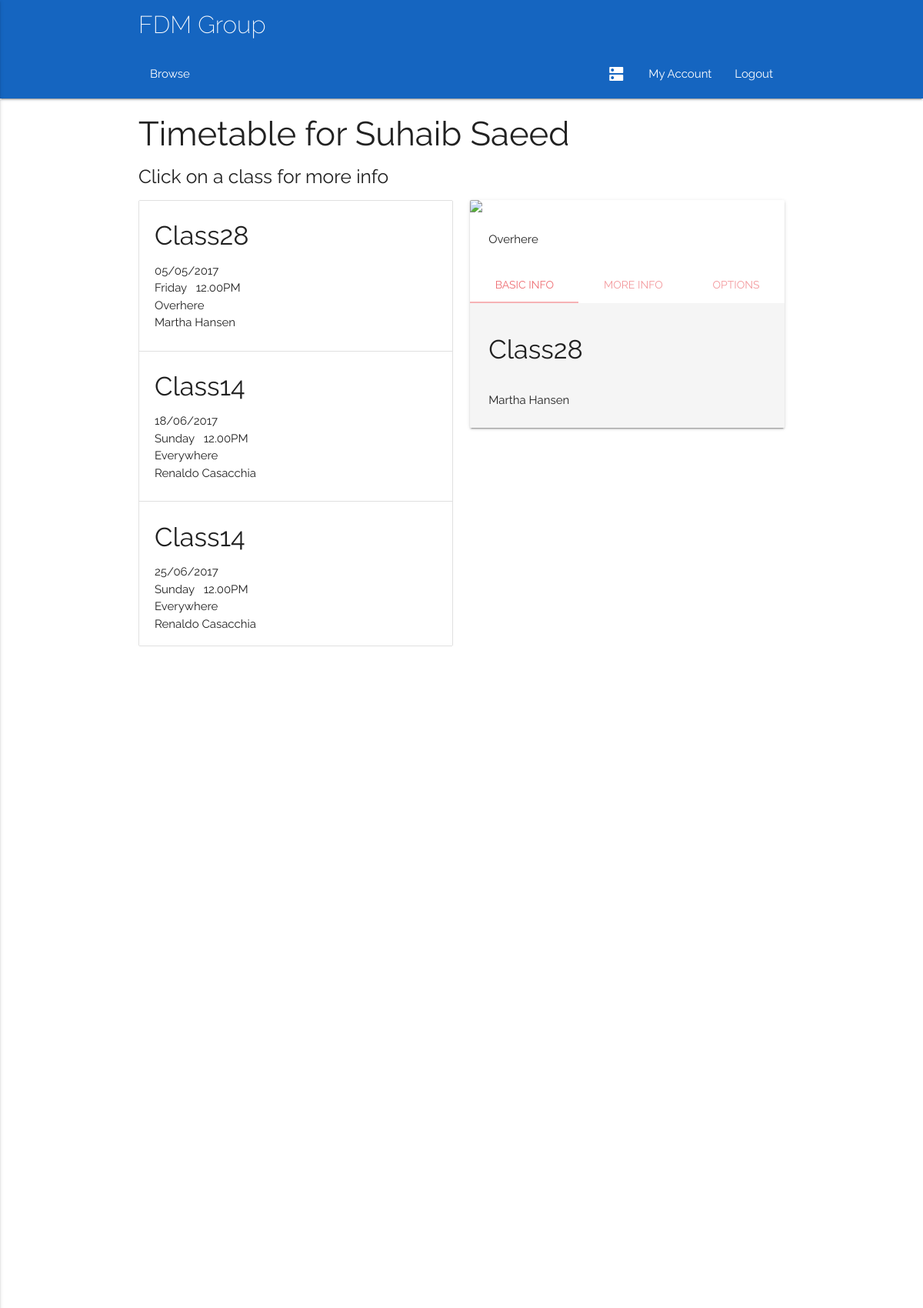
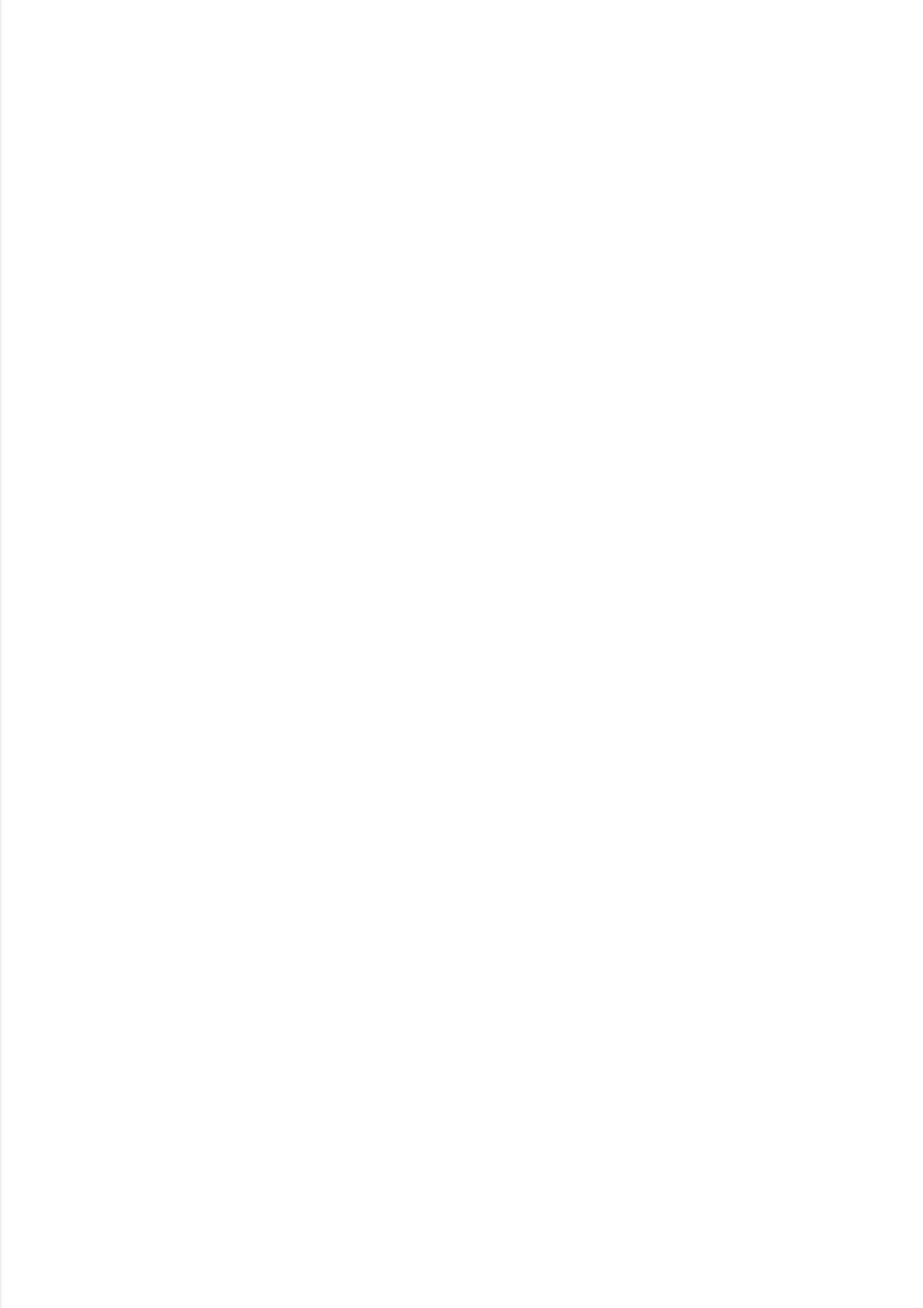
Screenshot of /timetable (signed in, upper part) with the database file from the repository (2 pictures, top to bottom).
### app/models.py (models this page shows, shortened)
class User(db.Model):
	__tablename__ = 'User'
	userID = db.Column(db.Integer, primary_key = True)
	name = db.Column(db.String(100))
	username = db.Column(db.String(100))
	email = db.Column(db.String(100))
	password = db.Column(db.String(100))
	type = db.Column(db.String(100))
	__mapper_args__ = {
		'polymorphic_identity': 'base',
		'polymorphic_on': type
	}

class Class(db.Model):
	__tablename__ = 'Class'
	classID = db.Column(db.Integer, primary_key = True)
	coursePoint = db.Column(db.Integer, db.ForeignKey('Course.courseID'))
	course = db.relationship("Course", foreign_keys = [coursePoint])
	courseID = db.Column(db.Integer)
	title = db.Column(db.String(100))
	description = db.Column(db.String(100))
	capacity = db.Column(db.Integer)
	startDate = db.Column(db.DateTime)
	duration = db.Column(db.Integer)
	endDate = db.Column(db.DateTime)
	reqFac = db.Column(db.String(100), default = 'None')
	preTrain = relationship("Class")
	parent_id = Column(db.Integer, ForeignKey('Class.classID'))
	locationPoint = db.Column(db.Integer, db.ForeignKey('Room.roomID'))
	location = db.relationship("Room", foreign_keys = [locationPoint])
	trainerPoint = db.Column(db.Integer, db.ForeignKey('Trainer.trainerID'))
	trainer = db.relationship("Trainer", foreign_keys = [trainerPoint])
	attendanceList = db.relationship('Delegate', secondary = association_table)
	waitList = db.relationship('Delegate', secondary = waiting_table)

class Room(db.Model):
	__tablename__ = 'Room'
	roomID = db.Column(db.Integer, primary_key = True)
	capacity = db.Column(db.Integer)
	roomType = db.Column(db.String(100))
	roomCode = db.Column(db.String(100))
	building = db.Column(db.String(100))
	location = db.Column(db.String(100))
	facilities = db.Column(db.String(100))
	picURL = db.Column(db.String(100))
	accessRating = db.Column(db.String(100))

### app/views.py (the view)
@app.route('/timetable')
@login_required
def timetable():
    if current_user.type != 'Delegate':
        abort(403)
    classList = delTimeTable(current_user)
    return render_template('timetable.html', title='Timetable', classList=classList)

### app/views.py (called while the page is built)
@login_manager.user_loader
def load_user(id):
    return models.User.query.get(id)

### queries.py (called while the page is built)
def schedule(delegate):
    today = datetime.now()
    classList = delegate.classList
    results = []
    for i in classList:
        if(i.endDate > today):
            results.append(i)
    return results

def delTimeTable(delegate):
    classList = schedule(delegate)
    lessons = []
    for i in classList:
        for j in range(0, i.duration):
            a = i.startDate + timedelta(weeks=j)
            b = a.strftime("%d/%m/%Y")
            c = a.strftime("%I.%M%p")
            d = a.strftime("%A")
            lessons.append([c, b, i.title, i.trainer.name, i.location.location,
                            a, d, i.description, i.location.picURL, i.classID])
    lessons = sorted(lessons, key=lambda x: x[5])
    today = datetime.now()
    newLessons = deepcopy(lessons)
    for i in lessons:
        if(i[5] < today):
            newLessons.remove(i)
    return newLessons

### app/templates/timetable.html (shortened to what this page needs)
{% extends "base.html" %} {% block content %}
<div class="container">
    <div>
        {% if current_user.is_authenticated %}
        <h3>Timetable for {{ current_user.name }}</h3>
        <h5 id="info">Click on a class for more info</h5>
        {% endif %}
        <div class="row">
            <div class="col s12 m6 l6" >
                <ul id = "timetable" class="collection">
                    {% for item in classList %}
                    <li class="collection-item " style = "cursor: pointer" onclick="changeCards(['{{item[2]}}','{{item[3]}}','{{item[7]}}','{{item[4]}}','{{item[8]}}',{{item[9]}}])">
                        <span class="title"><h4>{{item[2]}}</h4></span>
                        <p><span>{{item[1]}}<br>{{item[6]}}&nbsp&nbsp&nbsp{{item[0]}}<br>{{item[4]}}</span><br>
                            {{item[3]}}
                        </p>
                    </li>
                    {% endfor %}
                  </ul>
            </div>
            <div class="col s12 m6 l6">
                <div class="card">
                    <div class="card-image">
                        <img id="cardImage" src="{{url_for('static', filename = 'images/rs.jpg')}}">
                    </div>
                    <div id = "buildingBox" class="card-content">
                    </div>
                    <div class="card-tabs">
                        <ul class="tabs tabs-fixed-width">
                            <li class="tab"><a class="active" href="#test4">Basic Info</a></li>
                            <li class="tab"><a href="#test5">More Info</a></li>
                            <li class="tab"><a href="#test6">Options</a></li>
                        </ul>
                    </div>
                    <div id ="greyBox" class="card-content grey lighten-4">
                        <div id="test4">
                            <h4 id = "titleBox"></h4>
                            <br>
                            <p id = "tutorBox"></div>
                    </div>
                </div>
            </div>
        </div>
    </div>
</div>
{% endblock %}

### app/static/css/style.css (style rules this page uses)
html { font-family: 'Raleway', sans-serif; }
#timetable { max-height: 580px; overflow-y: scroll; }
.Site { display: flex; min-height: 100vh; flex-direction: column; }

### rows the page displays
User: name "Suhaib Saeed"
Class: title "Class28"
Room: location "Overhere"
User: name "Martha Hansen"
Class: title "Class14" "Class14"
Room: location "Everywhere" "Everywhere"
User: name "Renaldo Casacchia" "Renaldo Casacchia"

### other values shown
{{ item[1] }} "05/05/2017" "18/06/2017" "25/06/2017"
{{ item[6] }} "Friday" "Sunday" "Sunday"
{{ item[0] }} "12.00PM" "12.00PM" "12.00PM"
